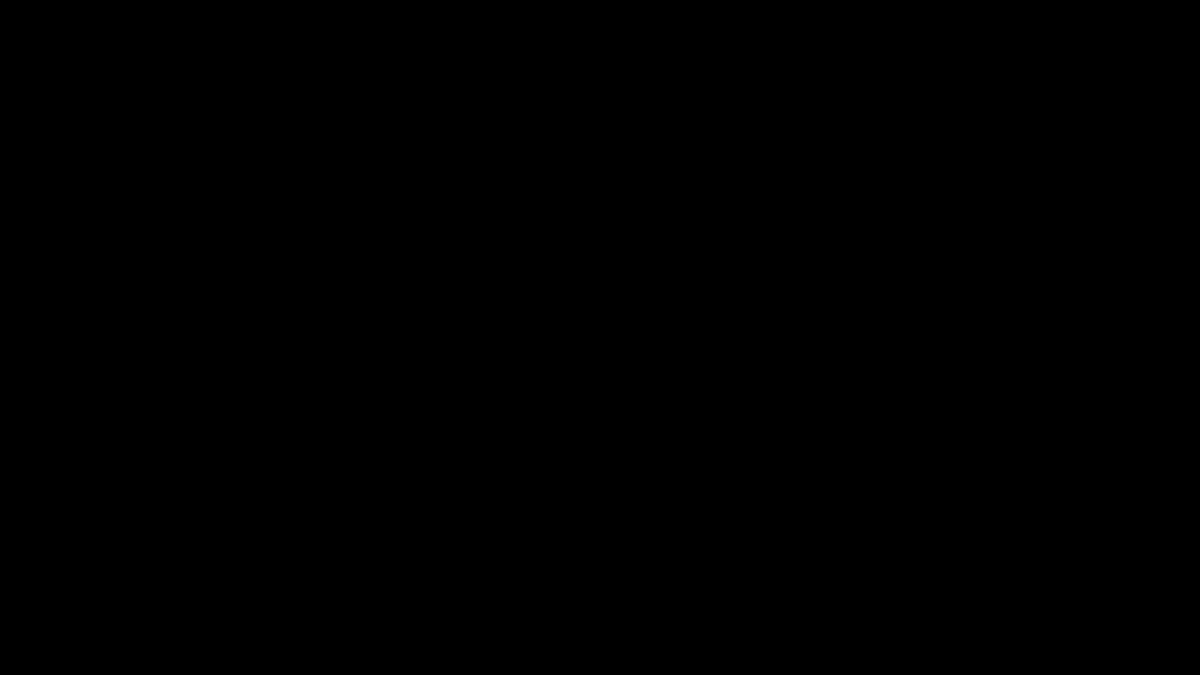
Frame 1 (no input)
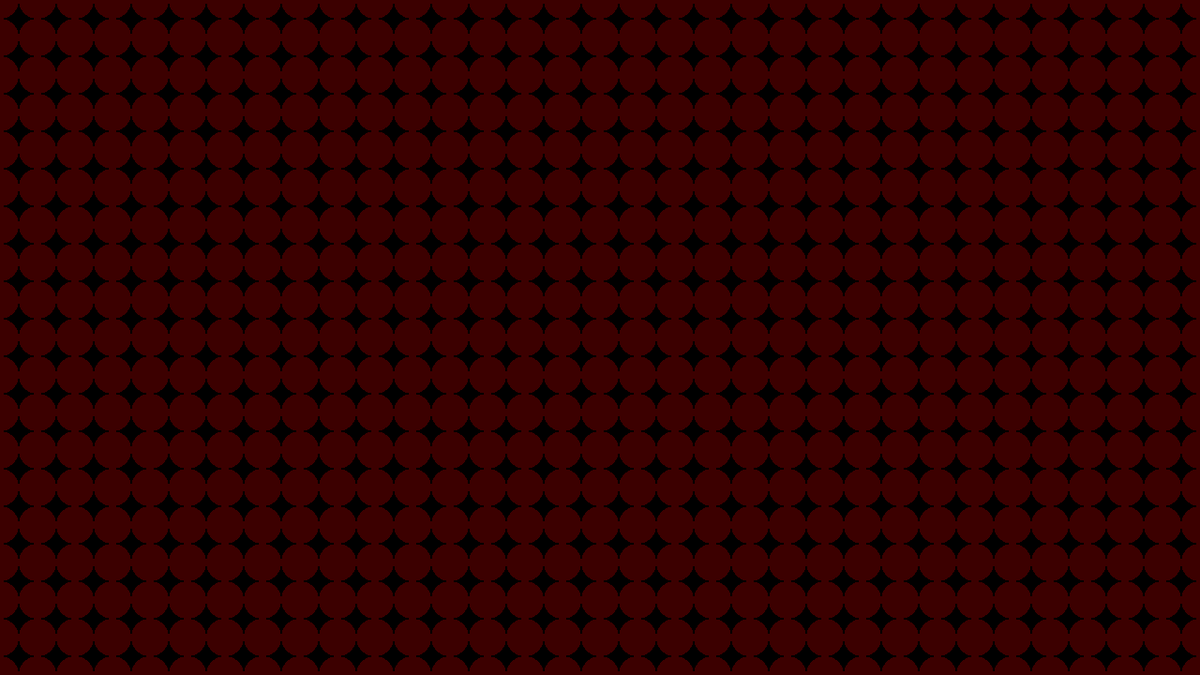
Frame 60 (the mouse pressed at the canvas centre just before this capture)
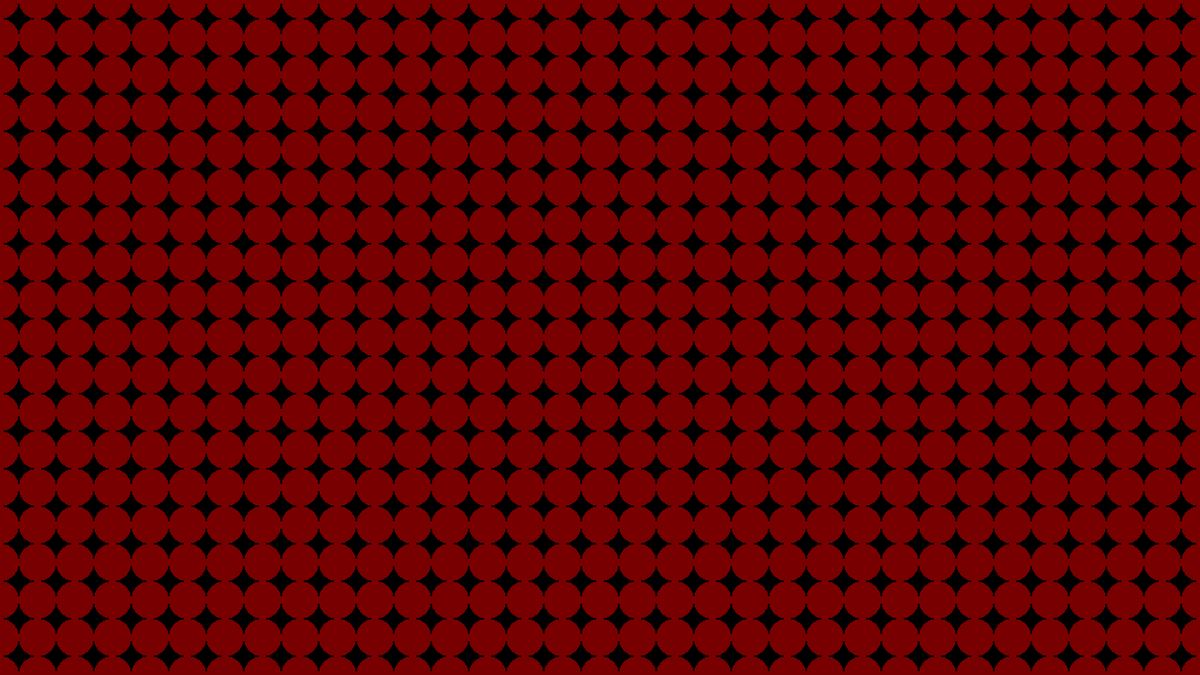
Frame 120 (the mouse held since frame 60 and released just before this capture)

The Processing sketch that drew these frames (run headless with seeded random() and noise(); from frame 60 on, the mouse is pressed at the canvas centre):

// Processing sketch: build
// ── build.pde
void setup()
{
	size(1280,720);
	noStroke();
	smooth();
	background(0);
}

void draw()
{
	for (int y = 0; y <= height; y += 40) {
		for (int x = 0; x <= width; x += 40) {
			fill(255, 0, 0, 1);
			ellipse(x, y, 40, 40);
		}
	}
}
